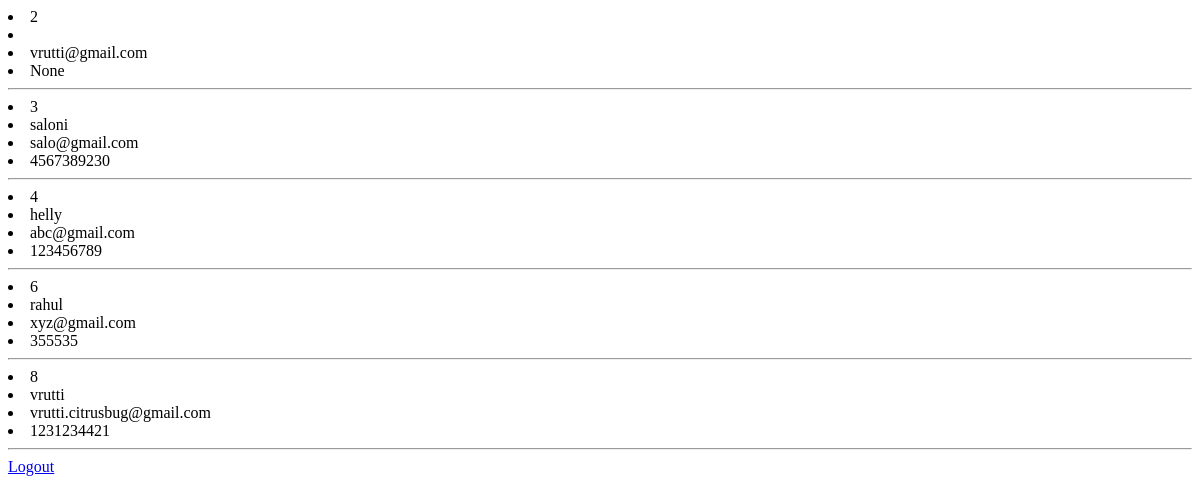
The page /all on the database as committed earlier.
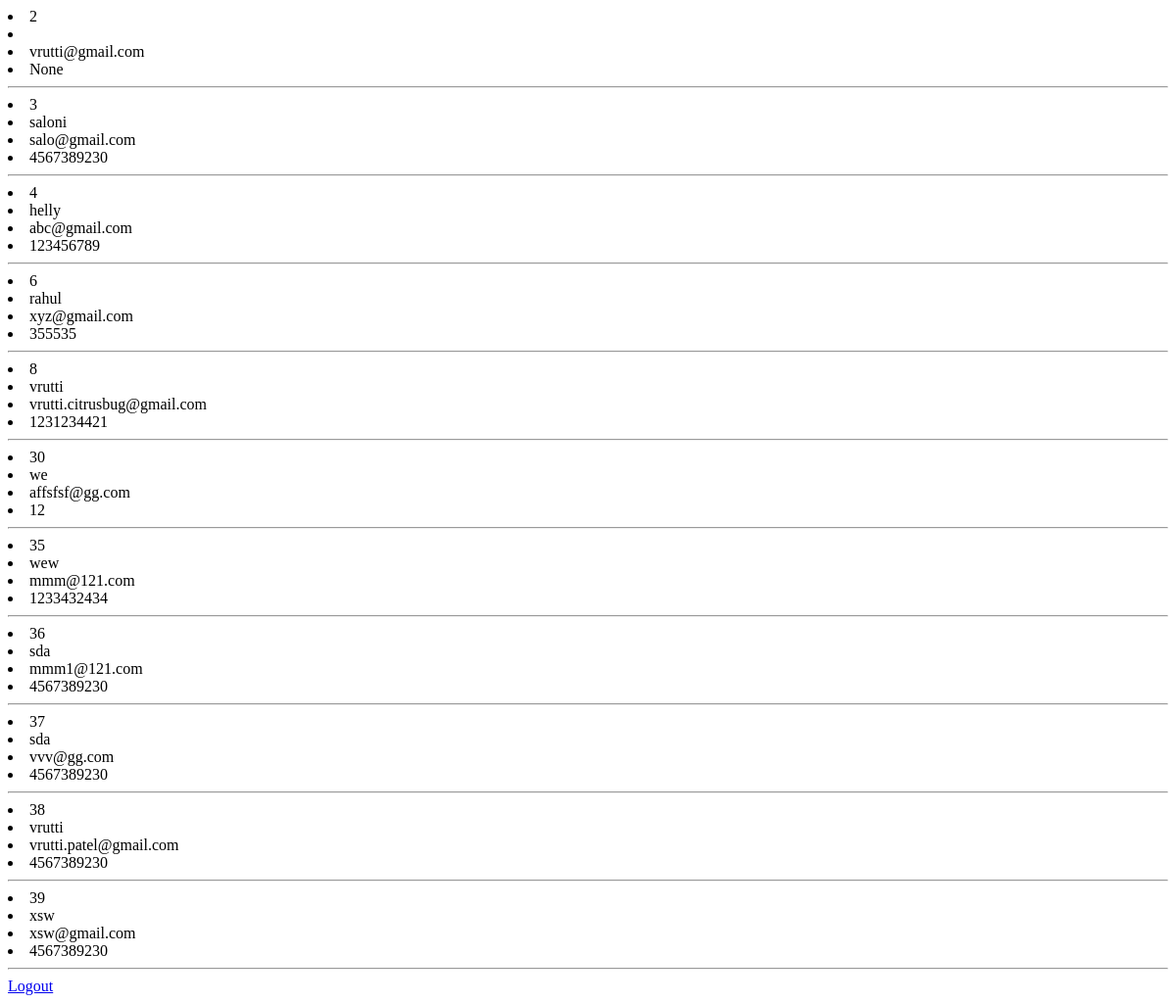
The same page on the database as committed later.
### formdjapp/models.py (models this page shows)
class User(AbstractBaseUser,PermissionsMixin):
    username=None
    email=models.EmailField(max_length=60,blank=False,unique=True)
    phno=models.CharField(max_length=10,blank=True,null=True)
    name=models.CharField(max_length=100)
    USERNAME_FIELD='email'
    is_superuser= models.BooleanField(default=False)
    is_staff= models.BooleanField(default=False)
    is_active= models.BooleanField(default=True)
    REQUIRED_FIELDS = []
    objects =UserManager()

### formdjapp/views.py (the view)
# urls.py: path('all',views.all.as_view(),name="all"),
class all(ListView):
    template_name='alluser.html'
    model=User
    def get_queryset(self):
        qs=User.objects.all()
        return qs

### templates/alluser.html (shortened to what this page needs)
<!DOCTYPE html>
<html lang="en">
<head>
</head>
<body>
    {%for ele in object_list%}
    <li>{{ele.id}}</li>
    <li>{{ele.name}}</li>
    <li>{{ele.email}}</li>
    <li>{{ele.phno}}</li>
    <hr>
    {%empty%}
     no obj
    {%endfor%}
    <a href="/logout">Logout</a>
</body>
</html>

Rows that differ between the two databases and show on the page:
added User: id "30", name "we", email "affsfsf@gg.com", phno "12"
added User: id "35", name "wew", email "mmm@121.com", phno "1233432434"
added User: id "36", name "sda", email "mmm1@121.com", phno "4567389230"
added User: id "37", name "sda", email "vvv@gg.com", phno "4567389230"
added User: id "38", name "vrutti", email "vrutti.patel@gmail.com", phno "4567389230"
added User: id "39", name "xsw", email "xsw@gmail.com", phno "4567389230"
